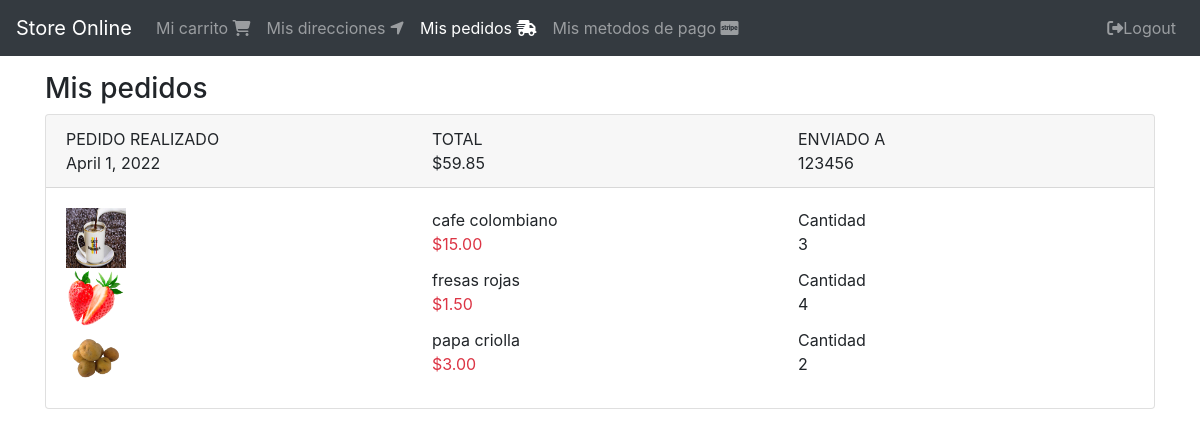
The app's page /ordenes/completados (signed in) with its own data.
### orders/models.py (models this page shows, shortened)
class Order(models.Model):
    order_id = models.CharField(max_length=100,null=False, unique=True)
    user = models.ForeignKey(User, on_delete=models.CASCADE)
    cart = models.ForeignKey(Cart, on_delete=models.CASCADE)
    status = models.CharField(max_length=50, choices=choices, default=OrderStatus.CREATED)
    shipping_total = models.DecimalField(default=5, max_digits=8, decimal_places=2)
    total = models.DecimalField(default=0, max_digits=8, decimal_places=2)
    created_at = models.DateField(auto_now_add=True)
    shipping_address = models.ForeignKey(ShippingAddress, null=True, blank=True, on_delete=models.CASCADE)
    promo_code = models.OneToOneField(PromoCode, null=True, blank=True, on_delete=models.CASCADE)

### shipping_address/models.py (models this page shows, shortened)
class ShippingAddress(models.Model):
    user = models.ForeignKey(User, null=False, blank=False, on_delete=models.CASCADE)
    line1 = models.CharField(max_length=200)
    line2 = models.CharField(max_length=200, blank=True)
    city = models.CharField(max_length=100)
    state = models.CharField(max_length=100)
    country = models.CharField(max_length=50)
    reference = models.CharField(max_length=300)
    postal_code = models.CharField(max_length=10, null=False, blank=False)
    default = models.BooleanField(default=False)
    create_at = models.DateTimeField(auto_now_add=True)
    def __str__(self):
        return self.postal_code

### carts/models.py (models this page shows, shortened)
class CartProducts(models.Model):
    cart = models.ForeignKey(Cart, on_delete=models.CASCADE)
    product = models.ForeignKey(Product, on_delete=models.CASCADE)
    quantity = models.IntegerField(default=1)
    create_at = models.DateTimeField(auto_now_add=True)
    objects = CartProductsManager()

### products/models.py (models this page shows, shortened)
class Product(models.Model):
    title = models.CharField(max_length=50)
    description = models.TextField()
    price = models.DecimalField(max_digits=8, decimal_places=2, default=0.0)
    slug = models.SlugField(null = False, blank = False, unique= True)
    image = models.ImageField(upload_to='products/', null = False, blank = True)
    created_at = models.DateTimeField(auto_now_add=True)

### orders/views.py (the view)
# urls.py: path('completados', views.OrderListView.as_view(), name='completed'),
class OrderListView(LoginRequiredMixin, generic.ListView):
    login_url = 'login'
    template_name = 'orders.html'
    def get_queryset(self):
        return self.request.user.orders_completed()

### carts/models.py (called while the page is built)
    def products_related(self):
        return self.cartproducts_set.select_related('product')

### products/templatetags/product_extras.py (called while the page is built)
@register.filter()
def price_format(value):
    return '${0:.2f}'.format(value)

### users/models.py (called while the page is built)
    def orders_completed(self):
        return self.order_set.filter(status=OrderStatus.COMPLETED).order_by('-id')

### orders/templates/orders.html
{% extends "base/base.html" %}
{% block content %}
  <div class="col">
      <div class="h3">
          Mis pedidos
      </div>
      <div class="">
          {% for order in object_list %}
            {% include "snippets/order.html" %}
          {% endfor %}
      </div>
  </div>
{% endblock content %}

### orders/templates/snippets/order.html
{% load product_extras %}
<div class="card mb-2">
    <div class="card-header">
        <div class="row">
            <div class="col-4">
                <div class="text-uppercase">
                    Pedido  Realizado
                </div>
                <div class="">
                    {{order.created_at}}
                </div>
            </div>
            <div class="col-4">
                <div class="text-uppercase">
                    Total
                </div>
                <div class="">
                    {{order.total | price_format}}
                </div>
            </div>
            <div class="col-4">
                <div class="text-uppercase">
                    Enviado a
                </div>
                <div class="">
                    {{order.shipping_address}}
                </div>
            </div>
        </div>
    </div>
    <div class="card-body">
        {% for cp in order.cart.products_related %}
          {% with product=cp.product %}
            <div class="row">
                <div class="col-4">
                    {% if product.image.url %}
                      <img src="{{product.image.url}}" width="60" height="60">
                    {% endif %}
                </div>
                <div class="col-4">
                    <div class="">
                        {{product.title}}
                    </div>
                    <div class="text-danger">
                        {{product.price | price_format}}
                    </div>
                </div>
                <div class="col-4">
                    <div class="">
                        Cantidad
                    </div>
                    <div class="">
                        {{cp.quantity}}
                    </div>
                </div>
            </div>
          {% endwith %}
        {% endfor %}
    </div>
</div>

### records on screen
Order: created_at "April 1, 2022", total "$59.85", shipping_address "123456"
CartProducts: product.image (picture), product "cafe colombiano", product.price "$15.00", quantity "3"
CartProducts: product.image (picture), product "fresas rojas", product.price "$1.50", quantity "4"
CartProducts: product.image (picture), product "papa criolla", product.price "$3.00", quantity "2"
